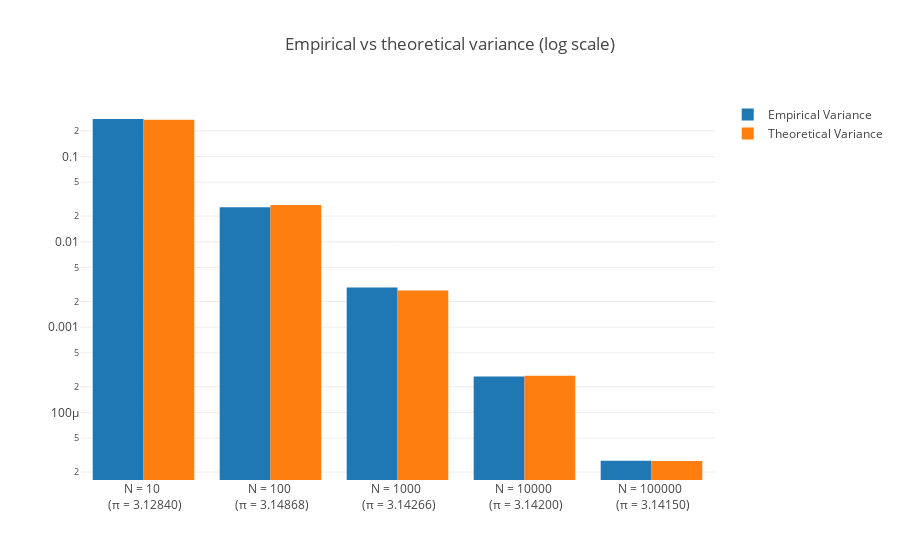

The notebook cell saved with this chart:
### Code cell
def estimate_pi(sample):
    """Estimates π given a sample."""
    return 4*np.average((np.sum(sample**2, axis=1) < 1.))

# Define constants
MAX_ERROR = 0.01
VARIANCE = np.pi*(4 - np.pi)

# Sample sizes
Ns = [10, 100, 1000, 10000, 100000]

# Number of samples (of length N each) we average on
repeat = 1000

means = np.empty(len(Ns))      # empirical mean of N estimates of π
variances = np.empty(len(Ns))  # empirical variance over N estimates
p_error = np.empty(len(Ns))    # empirical probability of getting error >= MAX_ERROR

for i, N in enumerate(Ns):
    pi_estimates = np.array([estimate_pi(sample_points(N)) for _ in range(repeat)])
    variances[i] = np.var(pi_estimates, ddof=1)  # use the unbiased estimator over N-1
    means[i] = np.average(pi_estimates)
    p_error[i] = np.average(np.abs(pi_estimates - np.pi) >= MAX_ERROR)
    
        
# Plot the empirical vs theoretical variance
x = ["N = {} <br> (π = {:2.5f})".format(Ns[i], means[i]) for i in range(len(Ns))]
data = [
    Bar(x=x, y=variances, name="Empirical Variance"),
    Bar(x=x, y=[VARIANCE/n for n in Ns], name="Theoretical Variance")
]

lyt = Layout(
    title="Empirical vs theoretical variance (log scale)",
    yaxis=dict(type="log")
)

py.iplot(Figure(data=data, layout=lyt))

### Figure 1 — Plotly figure (JSON) as saved in the notebook; plotly's stock layout.template omitted (floating-point values rounded to 4 significant figures)
{"data": [{"name": "Empirical Variance", "type": "bar", "x": ["N = 10 <br> (π = 3.12840)", "N = 100 <br> (π = 3.14868)", "N = 1000 <br> (π = 3.14266)", "N = 10000 <br> (π = 3.14200)", "N = 100000 <br> (π = 3.14150)"], "y": [0.2753, 0.02551, 0.002917, 0.0002643, 2.717e-05]}, {"name": "Theoretical Variance", "type": "bar", "x": ["N = 10 <br> (π = 3.12840)", "N = 100 <br> (π = 3.14868)", "N = 1000 <br> (π = 3.14266)", "N = 10000 <br> (π = 3.14200)", "N = 100000 <br> (π = 3.14150)"], "y": [0.2697, 0.02697, 0.002697, 0.0002697, 2.697e-05]}], "layout": {"title": "Empirical vs theoretical variance (log scale)", "yaxis": {"type": "log"}}}
